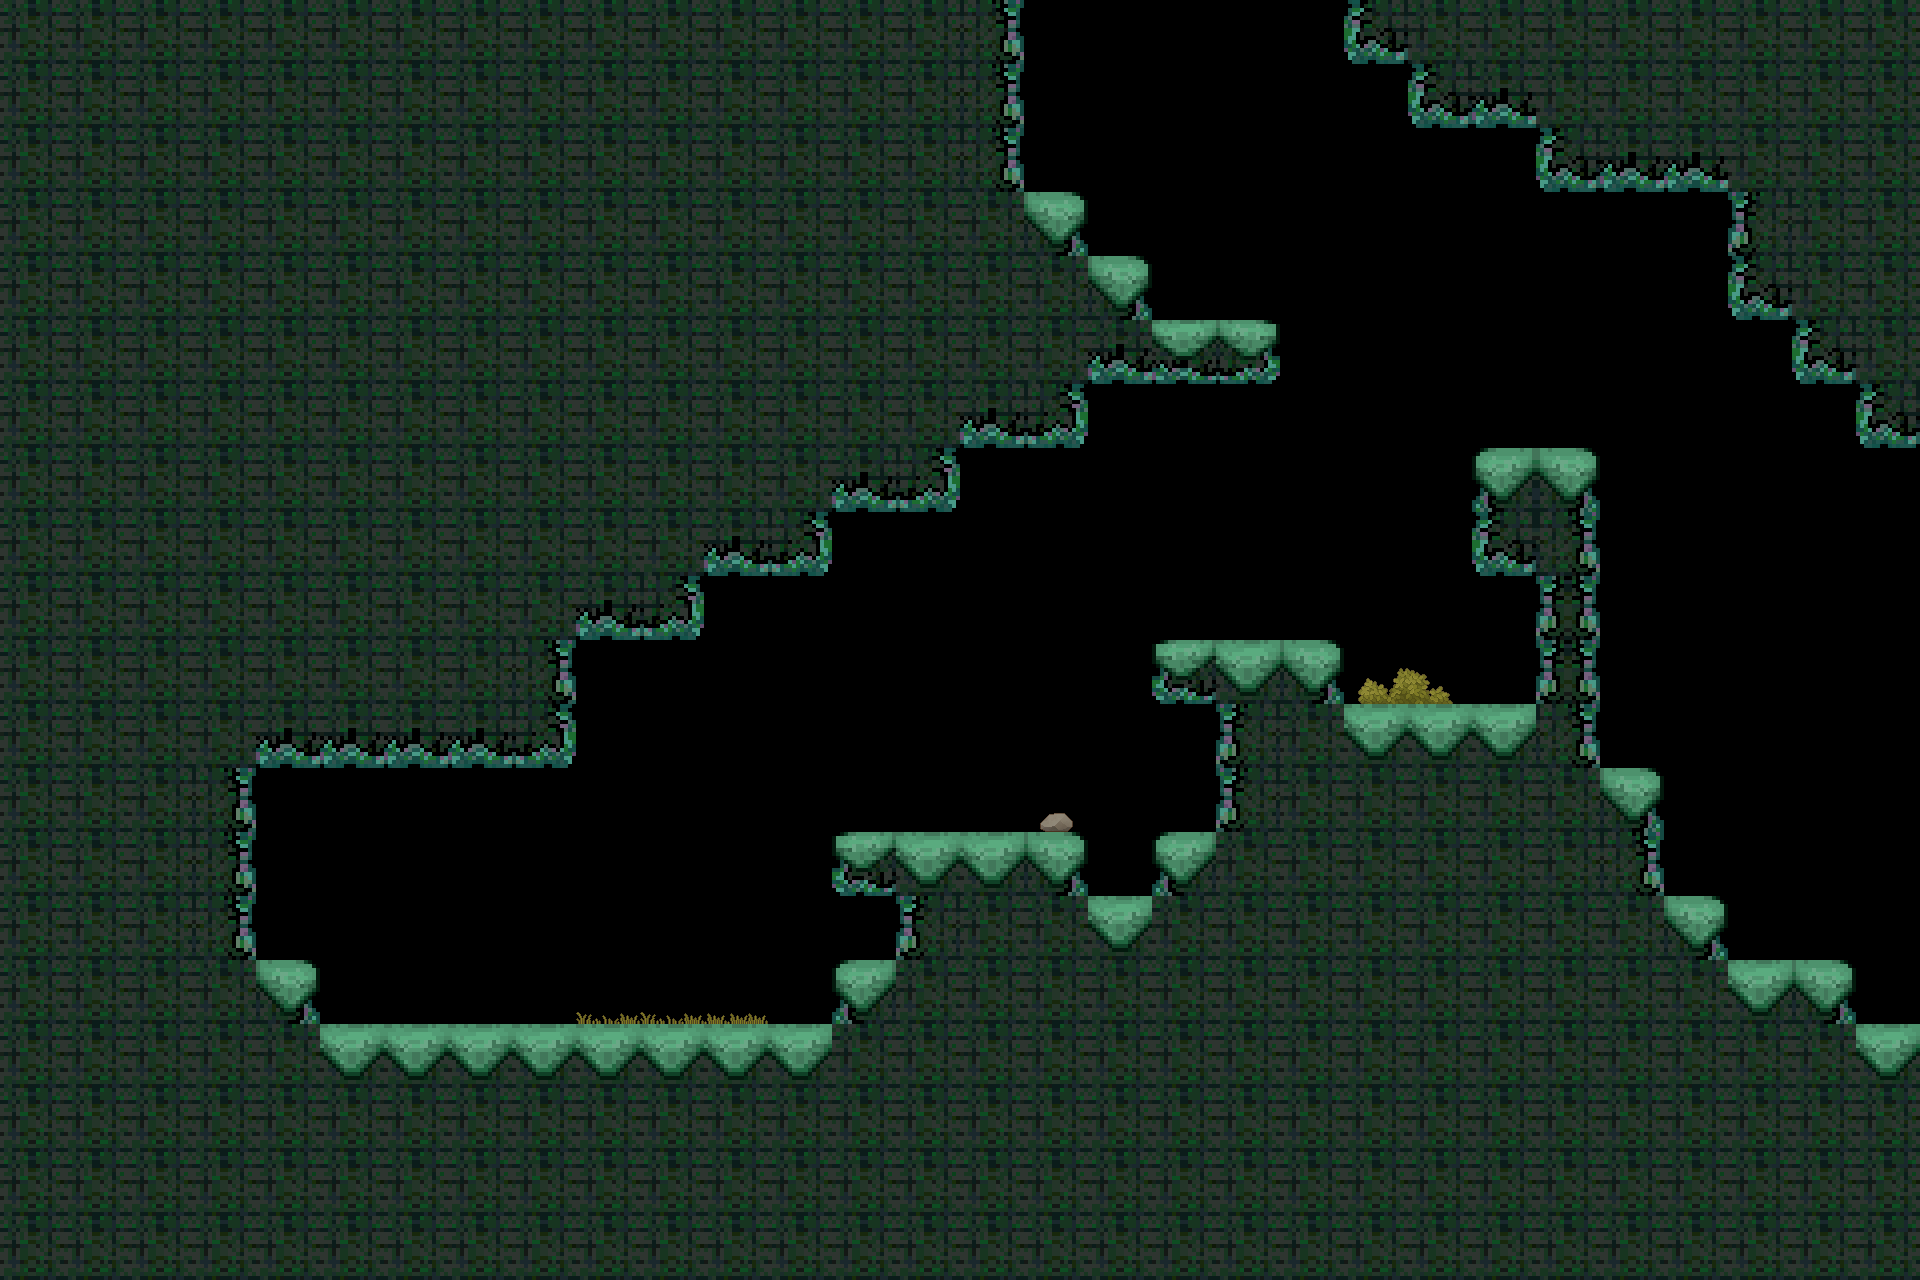

Below is a game level as drawn by its tile map, then a one-line description and the .tmx file that defines it, in full:
An orthogonal 30x20 tile map with 64x64 px tiles, 2 tile layers (tiles, deco), 2 tilesets and 6 objects (N, E, player).

<map version="1.4" tiledversion="1.4.3" orientation="orthogonal" renderorder="right-down" width="30" height="20" tilewidth="64" tileheight="64" infinite="0" nextlayerid="6" nextobjectid="21">
 <tileset firstgid="1" source="../level0.tsx" />
 <tileset firstgid="17" source="../deco1.tsx" />
 <layer id="1" name="tiles" width="30" height="20">
  <data encoding="csv">
6,6,6,6,6,6,6,6,6,6,6,6,6,6,6,7,0,0,0,0,0,9,6,6,6,6,6,6,6,6,
6,6,6,6,6,6,6,6,6,6,6,6,6,6,6,7,0,0,0,0,0,0,9,10,6,6,6,6,6,6,
6,6,6,6,6,6,6,6,6,6,6,6,6,6,6,7,0,0,0,0,0,0,0,0,9,10,10,6,6,6,
6,6,6,6,6,6,6,6,6,6,6,6,6,6,6,6,3,0,0,0,0,0,0,0,0,0,0,5,6,6,
6,6,6,6,6,6,6,6,6,6,6,6,6,6,6,6,6,3,0,0,0,0,0,0,0,0,0,9,6,6,
6,6,6,6,6,6,6,6,6,6,6,6,6,6,6,6,6,10,14,15,0,0,0,0,0,0,0,0,9,6,
6,6,6,6,6,6,6,6,6,6,6,6,6,6,6,10,11,0,0,0,0,0,0,0,0,0,0,0,0,9,
6,6,6,6,6,6,6,6,6,6,6,6,6,10,11,0,0,0,0,0,0,0,0,1,3,0,0,0,0,0,
6,6,6,6,6,6,6,6,6,6,6,10,11,0,0,0,0,0,0,0,0,0,0,9,7,0,0,0,0,0,
6,6,6,6,6,6,6,6,6,10,11,0,0,0,0,0,0,0,0,0,0,0,0,0,8,0,0,0,0,0,
6,6,6,6,6,6,6,6,7,0,0,0,0,0,0,0,0,0,13,2,3,0,0,0,8,0,0,0,0,0,
6,6,6,6,10,10,10,10,11,0,0,0,0,0,0,0,0,0,0,5,6,2,2,2,7,0,0,0,0,0,
6,6,6,7,0,0,0,0,0,0,0,0,0,0,0,0,0,0,0,5,6,6,6,6,6,3,0,0,0,0,
6,6,6,7,0,0,0,0,0,0,0,0,0,13,2,2,3,0,1,6,6,6,6,6,6,7,0,0,0,0,
6,6,6,7,0,0,0,0,0,0,0,0,0,0,5,6,6,2,6,6,6,6,6,6,6,6,3,0,0,0,
6,6,6,6,3,0,0,0,0,0,0,0,0,1,6,6,6,6,6,6,6,6,6,6,6,6,6,2,3,0,
6,6,6,6,6,2,2,2,2,2,2,2,2,6,6,6,6,6,6,6,6,6,6,6,6,6,6,6,6,2,
6,6,6,6,6,6,6,6,6,6,6,6,6,6,6,6,6,6,6,6,6,6,6,6,6,6,6,6,6,6,
6,6,6,6,6,6,6,6,6,6,6,6,6,6,6,6,6,6,6,6,6,6,6,6,6,6,6,6,6,6,
6,6,6,6,6,6,6,6,6,6,6,6,6,6,6,6,6,6,6,6,6,6,6,6,6,6,6,6,6,6
</data>
 </layer>
 <layer id="5" name="deco" width="30" height="20">
  <data encoding="csv">
0,0,0,0,0,0,0,0,0,0,0,0,0,0,0,0,0,0,0,0,0,0,0,0,0,0,0,0,0,0,
0,0,0,0,0,0,0,0,0,0,0,0,0,0,0,0,0,0,0,0,0,0,0,0,0,0,0,0,0,0,
0,0,0,0,0,0,0,0,0,0,0,0,0,0,0,0,0,0,0,0,0,0,0,0,0,0,0,0,0,0,
0,0,0,0,0,0,0,0,0,0,0,0,0,0,0,0,0,0,0,0,0,0,0,0,0,0,0,0,0,0,
0,0,0,0,0,0,0,0,0,0,0,0,0,0,0,0,0,0,0,0,0,0,0,0,0,0,0,0,0,0,
0,0,0,0,0,0,0,0,0,0,0,0,0,0,0,0,0,0,0,0,0,0,0,0,0,0,0,0,0,0,
0,0,0,0,0,0,0,0,0,0,0,0,0,0,0,0,0,0,0,0,0,0,0,0,0,0,0,0,0,0,
0,0,0,0,0,0,0,0,0,0,0,0,0,0,0,0,0,0,0,0,0,0,0,0,0,0,0,0,0,0,
0,0,0,0,0,0,0,0,0,0,0,0,0,0,0,0,0,0,0,0,0,0,0,0,0,0,0,0,0,0,
0,0,0,0,0,0,0,0,0,0,0,0,0,0,0,0,0,0,0,0,0,0,0,0,0,0,0,0,0,0,
0,0,0,0,0,0,0,0,0,0,0,0,0,0,0,0,0,0,0,0,0,20,21,0,0,0,0,0,0,0,
0,0,0,0,0,0,0,0,0,0,0,0,0,0,0,0,0,0,0,0,0,0,0,0,0,0,0,0,0,0,
0,0,0,0,0,0,0,0,0,0,0,0,0,0,0,0,22,0,0,0,0,0,0,0,0,0,0,0,0,0,
0,0,0,0,0,0,0,0,0,0,0,0,0,0,0,0,0,0,0,0,0,0,0,0,0,0,0,0,0,0,
0,0,0,0,0,0,0,0,0,0,0,0,0,0,0,0,0,0,0,0,0,0,0,0,0,0,0,0,0,0,
0,0,0,0,0,0,0,0,0,31,31,32,0,0,0,0,0,0,0,0,0,0,0,0,0,0,0,0,0,0,
0,0,0,0,0,0,0,0,0,0,0,0,0,0,0,0,0,0,0,0,0,0,0,0,0,0,0,0,0,0,
0,0,0,0,0,0,0,0,0,0,0,0,0,0,0,0,0,0,0,0,0,0,0,0,0,0,0,0,0,0,
0,0,0,0,0,0,0,0,0,0,0,0,0,0,0,0,0,0,0,0,0,0,0,0,0,0,0,0,0,0,
0,0,0,0,0,0,0,0,0,0,0,0,0,0,0,0,0,0,0,0,0,0,0,0,0,0,0,0,0,0
</data>
 </layer>
 <objectgroup id="3" name="conx">
  <object id="17" name="N" x="1024" y="0" width="320" height="64" />
  <object id="18" name="E" x="1856" y="448" width="64" height="576" />
 </objectgroup>
 <objectgroup id="4" name="spawns">
  <object id="12" name="player" x="448" y="960">
   <point />
  </object>
 </objectgroup>
 <objectgroup id="2" name="collision">
  <object id="10" x="0" y="0">
   <polygon points="0,0 1024,0 1024,192 1088,192 1088,256 1152,256 1152,320 1280,320 1280,384 1088,384 1088,448 960,448 960,512 832,512 832,576 704,576 704,640 576,640 576,768 256,768 256,960 320,960 320,1024 832,1024 832,960 896,960 896,896 832,896 832,832 1088,832 1088,896 1152,896 1152,832 1216,832 1216,704 1152,704 1152,640 1344,640 1344,704 1536,704 1536,576 1472,576 1472,448 1600,448 1600,768 1664,768 1664,896 1728,896 1728,960 1856,960 1856,1024 1920,1024 1920,1280 0,1280" />
  </object>
  <object id="11" x="1344" y="0">
   <polygon points="0,0 576,0 576,448 512,448 512,384 448,384 448,320 384,320 384,192 192,192 192,128 64,128 64,64 0,64" />
  </object>
  <object id="20" x="32" y="32">
   <polygon points="0,0 1856,0 1856,1216 0,1216" />
  </object>
 </objectgroup>
</map>
